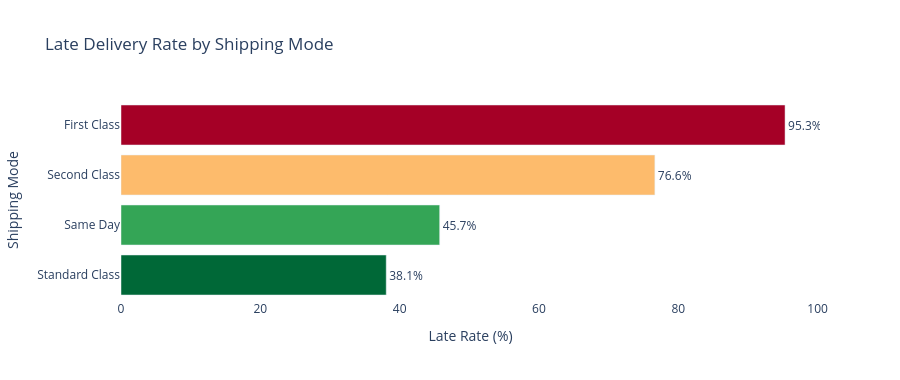

Here is the notebook cell this chart was saved with:
### Markdown cell above
---
## Chart 2 — Late Delivery Rate by Shipping Mode

### Code cell
late_ship = df.groupby('Shipping Mode').agg(
    Late_Rate   = ('Is_Late', 'mean'),
    Avg_Delay   = ('Delivery_Delay_Days', 'mean'),
    Order_Count = ('Is_Late', 'count')
).reset_index().sort_values('Late_Rate', ascending=True)

late_ship['Late_Rate_Pct'] = late_ship['Late_Rate'] * 100

fig = px.bar(
    late_ship, x='Late_Rate_Pct', y='Shipping Mode',
    orientation='h',
    color='Late_Rate_Pct',
    color_continuous_scale='RdYlGn_r',
    text='Late_Rate_Pct',
    title='Late Delivery Rate by Shipping Mode',
    labels={'Late_Rate_Pct': 'Late Rate (%)', 'Shipping Mode': 'Shipping Mode'}
)
fig.update_traces(texttemplate='%{text:.1f}%', textposition='outside')
fig.update_layout(plot_bgcolor='white', height=380, coloraxis_showscale=False)
fig.write_html('../outputs/chart2_late_by_shipping.html')
fig.show()
print('Chart 2 saved ✓')

print('\nDetailed breakdown:')
print(late_ship[['Shipping Mode', 'Late_Rate_Pct', 'Avg_Delay', 'Order_Count']].to_string(index=False))

### Figure 1 — Plotly figure (JSON) as saved in the notebook; plotly's stock layout.template omitted (floating-point values rounded to 4 significant figures)
{"data": [{"hovertemplate": "Late Rate (%)=%{marker.color}<br>Shipping Mode=%{y}<extra></extra>", "legendgroup": "", "marker": {"color": [38.07, 45.74, 76.63, 95.32], "coloraxis": "coloraxis", "pattern": {"shape": ""}}, "name": "", "orientation": "h", "showlegend": false, "text": [38.07, 45.74, 76.63, 95.32], "textposition": "outside", "texttemplate": "%{text:.1f}%", "type": "bar", "x": [38.07, 45.74, 76.63, 95.32], "xaxis": "x", "y": ["Standard Class", "Same Day", "Second Class", "First Class"], "yaxis": "y"}], "layout": {"barmode": "relative", "coloraxis": {"colorbar": {"title": {"text": "Late Rate (%)"}}, "colorscale": [[0, "rgb(0,104,55)"], [0.1, "rgb(26,152,80)"], [0.2, "rgb(102,189,99)"], [0.3, "rgb(166,217,106)"], [0.4, "rgb(217,239,139)"], [0.5, "rgb(255,255,191)"], [0.6, "rgb(254,224,139)"], [0.7, "rgb(253,174,97)"], [0.8, "rgb(244,109,67)"], [0.9, "rgb(215,48,39)"], [1, "rgb(165,0,38)"]], "showscale": false}, "height": 380, "legend": {"tracegroupgap": 0}, "plot_bgcolor": "white", "title": {"text": "Late Delivery Rate by Shipping Mode"}, "xaxis": {"anchor": "y", "domain": [0, 1], "title": {"text": "Late Rate (%)"}}, "yaxis": {"anchor": "x", "domain": [0, 1], "title": {"text": "Shipping Mode"}}}}
